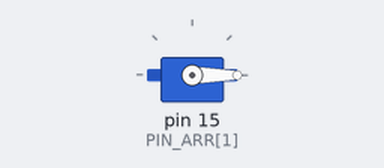
The program below on a simulated Raspberry Pi (header pin numbers). Parts: servo. Servo angles are drawn from the pulse width (0.5 ms = 0°, 2.5 ms = 180°); what the program prints to the terminal is not drawn.

Above: at 0.05 s.
At 4.05 s:
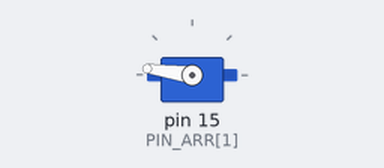
At 8.0 s:
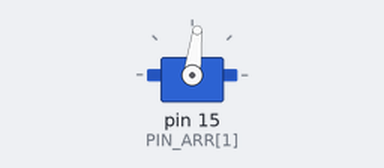
Timing chart, 0 to 10.4 s (numbered marks = the images above):
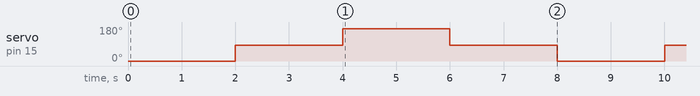

Measured:
- by itself, servo on pin 15 (PIN_ARR[1]): repeats every 8.0 s: 172° 2.0 s, 83° 2.0 s, 0° 2.0 s, 83° 2.0 s

The program:

pwmTest.py
```python
#https://sourceforge.net/p/raspberry-gpio-python/wiki/PWM/https://sourceforge.net/p/raspberry-gpio-python/wiki/PWM/
import RPi.GPIO as GPIO
import time

GPIO.setmode(GPIO.BOARD)

FREQ = 50 #set FREQ
PIN_ARR = [13,15] #testPIN number
PIN_PWM = []

for PIN in PIN_ARR :
    GPIO.setup(PIN,GPIO.OUT) #GPIO PIN number에 맞게 셋업 : GPIO.OUT / GPIO.IN
    PIN = GPIO.PWM(PIN,FREQ) #p=GPIO.PWM(channel, freq)
    PIN.start(0) #p.start(dc) where dc is duty cycle
    PIN_PWM.append(PIN)

print(PIN_PWM)
delay = 0.1

def testLED_PWM() :
    while True :
            for i in range(0, FREQ):
                for PIN in PIN_PWM :
                    PIN.ChangeDutyCycle(i)
                time.sleep(delay)
            for i in range(FREQ,-1,-1):
                for PIN in PIN_PWM :
                    PIN.ChangeDutyCycle(i)
                time.sleep(delay)

def SERVO_PWM_SET(PIN,dutyCycle):
    GPIO.setup(PIN_ARR[1],GPIO.OUT) #GPIO PIN number에 맞게 셋업 : GPIO.OUT / GPIO.IN
    PIN_PWM[1].ChangeDutyCycle(dutyCycle)
    time.sleep(0.6)
    GPIO.setup(PIN_ARR[1],GPIO.IN)

def SERVO_PWM_CONTROL() :

    while True :

        SERVO_PWM_SET(PIN,2.4)

        print("0도")
        time.sleep(1.4)


        SERVO_PWM_SET(PIN,7.1)

        print("90도")
        time.sleep(1.4)


        SERVO_PWM_SET(PIN,12.05)

        print("180도")
        time.sleep(1.4)


        SERVO_PWM_SET(PIN,7.1)

        print("90도\n")
        time.sleep(1.4)

try:
    SERVO_PWM_CONTROL()

except KeyboardInterrupt:
    print("\nexit GPIO control\n")
    for PIN in PIN_PWM :
        PIN.stop()
    GPIO.cleanup()
```
